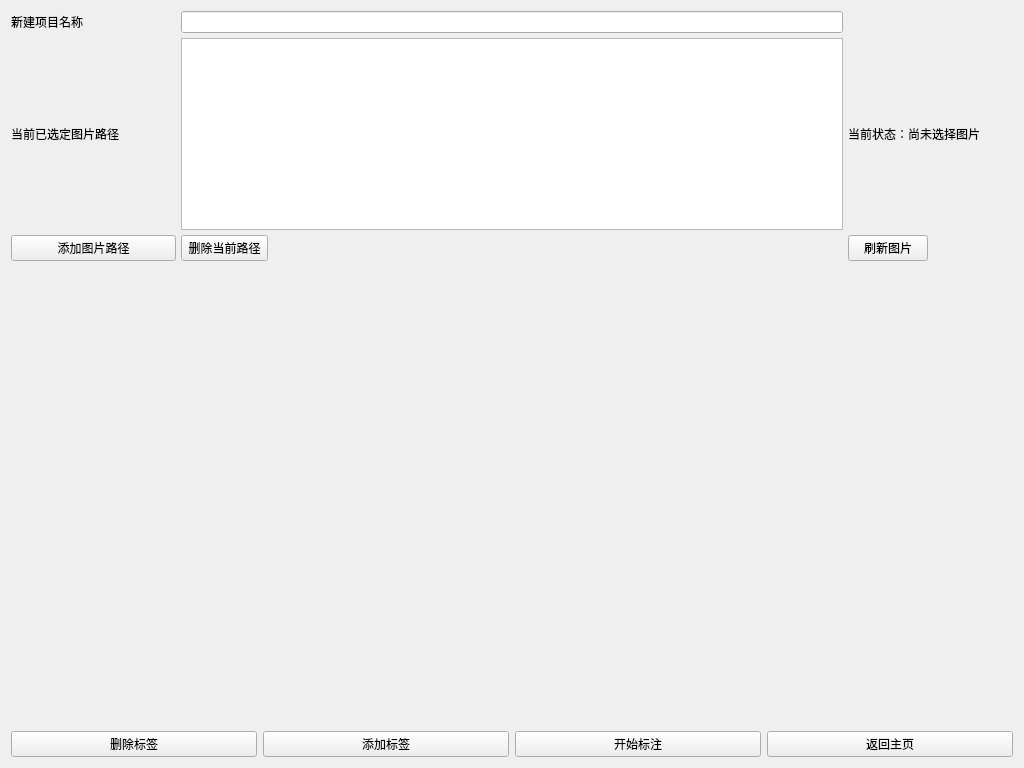
<?xml version="1.0" encoding="UTF-8"?>
<ui version="4.0">
 <class>config</class>
 <widget class="QWidget" name="config">
  <property name="geometry">
   <rect>
    <x>0</x>
    <y>0</y>
    <width>1024</width>
    <height>768</height>
   </rect>
  </property>
  <property name="sizePolicy">
   <sizepolicy hsizetype="Maximum" vsizetype="Maximum">
    <horstretch>0</horstretch>
    <verstretch>0</verstretch>
   </sizepolicy>
  </property>
  <property name="minimumSize">
   <size>
    <width>1000</width>
    <height>750</height>
   </size>
  </property>
  <property name="windowTitle">
   <string>Form</string>
  </property>
  <layout class="QVBoxLayout" name="verticalLayout" stretch="2,4,0">
   <item>
    <layout class="QGridLayout" name="gridLayout" rowstretch="0,0,0" columnstretch="1,4,1">
     <property name="topMargin">
      <number>0</number>
     </property>
     <property name="spacing">
      <number>5</number>
     </property>
     <item row="0" column="0">
      <widget class="QLabel" name="label">
       <property name="text">
        <string>新建项目名称</string>
       </property>
      </widget>
     </item>
     <item row="1" column="0">
      <widget class="QLabel" name="label_3">
       <property name="text">
        <string>当前已选定图片路径</string>
       </property>
      </widget>
     </item>
     <item row="1" column="2">
      <widget class="QLabel" name="lblstatus">
       <property name="sizePolicy">
        <sizepolicy hsizetype="Expanding" vsizetype="Expanding">
         <horstretch>0</horstretch>
         <verstretch>0</verstretch>
        </sizepolicy>
       </property>
       <property name="text">
        <string>当前状态：尚未选择图片</string>
       </property>
       <property name="wordWrap">
        <bool>true</bool>
       </property>
      </widget>
     </item>
     <item row="2" column="0">
      <widget class="QPushButton" name="btnAdd">
       <property name="text">
        <string>添加图片路径</string>
       </property>
      </widget>
     </item>
     <item row="2" column="2">
      <widget class="QPushButton" name="btnRefresh">
       <property name="sizePolicy">
        <sizepolicy hsizetype="Fixed" vsizetype="Fixed">
         <horstretch>0</horstretch>
         <verstretch>0</verstretch>
        </sizepolicy>
       </property>
       <property name="text">
        <string>刷新图片</string>
       </property>
      </widget>
     </item>
     <item row="1" column="1">
      <widget class="QListWidget" name="listWidget"/>
     </item>
     <item row="0" column="1">
      <widget class="QLineEdit" name="txtProjname"/>
     </item>
     <item row="2" column="1">
      <widget class="QPushButton" name="btnDelPath">
       <property name="sizePolicy">
        <sizepolicy hsizetype="Fixed" vsizetype="Fixed">
         <horstretch>0</horstretch>
         <verstretch>0</verstretch>
        </sizepolicy>
       </property>
       <property name="text">
        <string> 删除当前路径 </string>
       </property>
      </widget>
     </item>
    </layout>
   </item>
   <item>
    <widget class="ActionList" name="action_list" native="true">
     <property name="sizePolicy">
      <sizepolicy hsizetype="Expanding" vsizetype="Expanding">
       <horstretch>0</horstretch>
       <verstretch>0</verstretch>
      </sizepolicy>
     </property>
     <property name="styleSheet">
      <string notr="true">QScrollArea { border: 1px dotted #999; }</string>
     </property>
    </widget>
   </item>
   <item>
    <layout class="QHBoxLayout" name="horizontalLayout">
     <item>
      <widget class="QPushButton" name="btnLabelDel">
       <property name="sizePolicy">
        <sizepolicy hsizetype="Expanding" vsizetype="Fixed">
         <horstretch>0</horstretch>
         <verstretch>0</verstretch>
        </sizepolicy>
       </property>
       <property name="text">
        <string>删除标签</string>
       </property>
      </widget>
     </item>
     <item>
      <widget class="QPushButton" name="btnLabelAdd">
       <property name="sizePolicy">
        <sizepolicy hsizetype="Expanding" vsizetype="Fixed">
         <horstretch>0</horstretch>
         <verstretch>0</verstretch>
        </sizepolicy>
       </property>
       <property name="text">
        <string>添加标签</string>
       </property>
      </widget>
     </item>
     <item>
      <widget class="QPushButton" name="btnStart">
       <property name="sizePolicy">
        <sizepolicy hsizetype="Expanding" vsizetype="Fixed">
         <horstretch>0</horstretch>
         <verstretch>0</verstretch>
        </sizepolicy>
       </property>
       <property name="text">
        <string>开始标注</string>
       </property>
      </widget>
     </item>
     <item>
      <widget class="QPushButton" name="returnBtn">
       <property name="sizePolicy">
        <sizepolicy hsizetype="Expanding" vsizetype="Fixed">
         <horstretch>0</horstretch>
         <verstretch>0</verstretch>
        </sizepolicy>
       </property>
       <property name="text">
        <string>返回主页</string>
       </property>
      </widget>
     </item>
    </layout>
   </item>
  </layout>
 </widget>
 <customwidgets>
  <customwidget>
   <class>ActionList</class>
   <extends>QWidget</extends>
   <header>actionlist.h</header>
   <container>1</container>
  </customwidget>
 </customwidgets>
 <resources/>
 <connections/>
</ui>
